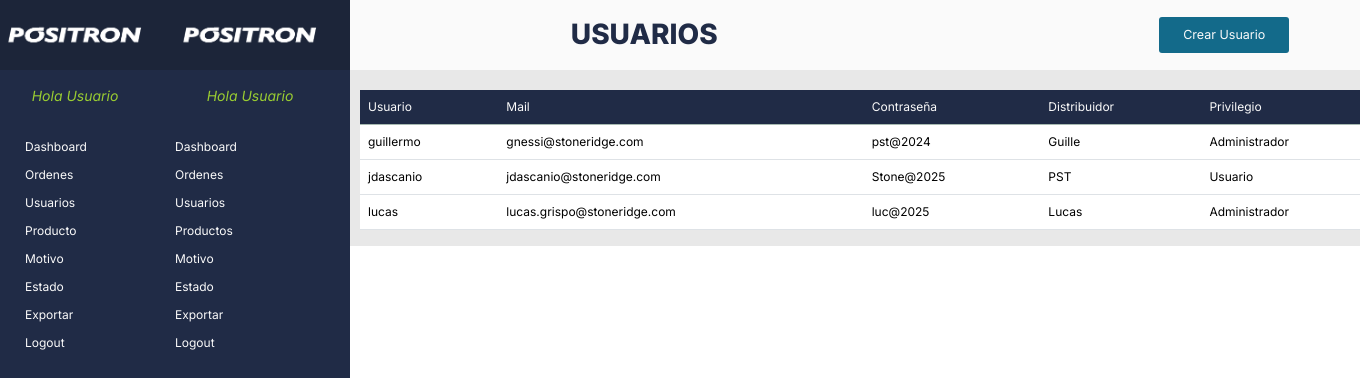
Screenshot of /Users/users (signed in) with the database file from the repository.
### Users/models.py (models this page shows, shortened)
class Profile (models.Model):
    user = models.OneToOneField(User, on_delete = models.CASCADE)
    user_name = models.CharField(max_length=30)
    passwrd = models.CharField(max_length=40)
    email = models.EmailField(max_length=120)
    distributor = models.CharField(max_length=20)
    is_admin = models.BooleanField(default=False)

### Users/views.py (the view)
# urls.py: path('users', views.users, name='users')
def users (request):
    usuario = Profile.objects.all().order_by('user_name')
    return render (request, 'users.html', {"usuario":usuario})

### Orders/templates/users.html (shortened to what this page needs)
{% extends 'base.html' %}
{% load static %}
{% block main %}
<main>
    <aside>
        <div class="logo-container">
            <img class="logo" src="{% static 'orders/img/logo-blanco.png' %}" alt="Logo Positron">
        </div>
        <div>
            <div class="welcome">
                Hola Usuario
            </div>
            <nav class="navbar">
                <ul>
                    <li>Dashboard</li>
                    <li>Ordenes</li>
                    <li>Usuarios</li>
                    <li>Productos</li>
                    <li><a href="{% url 'motivo' %}">Motivo</a></li>
                    <li>Estado</li>
                    <li>Exportar</li>
                    <li><a href="{% url 'logout' %}">Logout</a></li>
                </ul>
            </nav>
        </div>
    </aside>
    <section>
        <div class="section-header">
                <h3>USUARIOS</h3>
                <button class="regular-button">Crear Usuario</button>
        </div>
        <div class="main-container">
            <div class="table-users">
                <table class="table table-hover">
                    <thead>
                        <tr class="table-success">
                            <th scope="col">Usuario</th>
                            <th scope="col">Mail</th>
                            <th scope="col">Contraseña</th>
                            <th scope="col">Distribuidor</th>
                            <th scope="col">Privilegio</th>
                        </tr>
                    </thead>
                    <tbody>
                        {% if usuario %}
                        {% for usuario in usuario %}
                        <tr>
                            <td scope="row">{{usuario.user_name}}</td>
                            <td>{{usuario.email}}</td>
                            <td>{{usuario.passwrd}}</td>
                            <td>{{usuario.distributor}}</td>
                            {% if usuario.is_admin %}
                            <td>Administrador</td>
                            {% else %}
                            <td>Usuario</td>
                            {% endif %}
                        </tr>
                        {% endfor %}
                        {% endif %}
                    </tbody>
                </table>
            </div>
        </div>
        {% endblock %}

### Orders/static/orders/css/style.css (style rules this page uses)
* { margin: 0; padding: 0; font-family: "Inter", serif; }
:root { --incomplete-color: #87011c; --sent-color: #e1a500; --inprogress-color: #0093bb; --notreturned-color: #009113; --finished-color: #d2d2d2; --green-btn: #5dbea3; --blue-btn: #5783db; --dark-blue: #2a5ec5; --red-btn: #aa315f; --add-product-button: rgba(70, 129, 244,0.4); }
main { display: flex; }
aside { width: 200px; height: 100vh; position: sticky; top: 0; background: #202B46; }
.logo-container, .welcome { height: 50px; display: flex; justify-content: center; align-items: center; }
.logo-container, .section-header { height: 70px; }
.logo-container { background-color: #1c2539; }
.section-header { background-color:#fafafa; position: sticky; top: 0; display: flex; justify-content: space-around; align-items: center; }
.section-header h3 { color: #202B46; font-weight: 800; margin-bottom: 0 !important; }
.regular-button { width: 130px; height: 36px; border-radius: 3px; background: #136a8a; border: transparent; font-size: 12.5px; color: #fafafa; }
.main-container { background-color:#e8e8e8; width: calc(100vw - 200px); display: flex; flex-direction: column; align-items: center; }
.logo { width: 150px; }
li, .helptext { font-size: 9px ; }
.navbar li { font-size: 12px !important; margin: 10px 0px; color: #fafafa; }
.navbar a, tbody a { color: #fafafa; text-decoration: none !important; }
.navbar ul { list-style-type: none !important; padding-inline-start: 25px !important; }
.table-users { width: calc(100vw - 220px); }
.table { margin-top: 20px !important; }
.table-success { --bs-table-bg: #202B46 !important; --bs-table-color: #fafafa !important }
th, td { font-size: 12px; font-weight: 400; }
.welcome { color: yellowgreen; font-size: 14px; font-style: italic; }

### rows the page displays
Profile: user_name "guillermo", email "gnessi@stoneridge.com", passwrd "pst@2024", distributor "Guille", is_admin "Administrador"
Profile: user_name "jdascanio", email "jdascanio@stoneridge.com", passwrd "Stone@2025", distributor "PST", is_admin "Usuario"
Profile: user_name "lucas", email "lucas.grispo@stoneridge.com", passwrd "luc@2025", distributor "Lucas", is_admin "Administrador"
